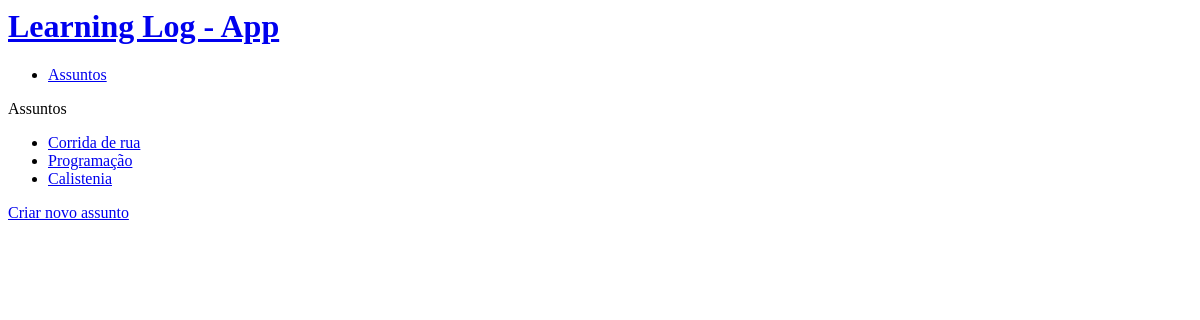
Before: /assuntos/ with the older database file.
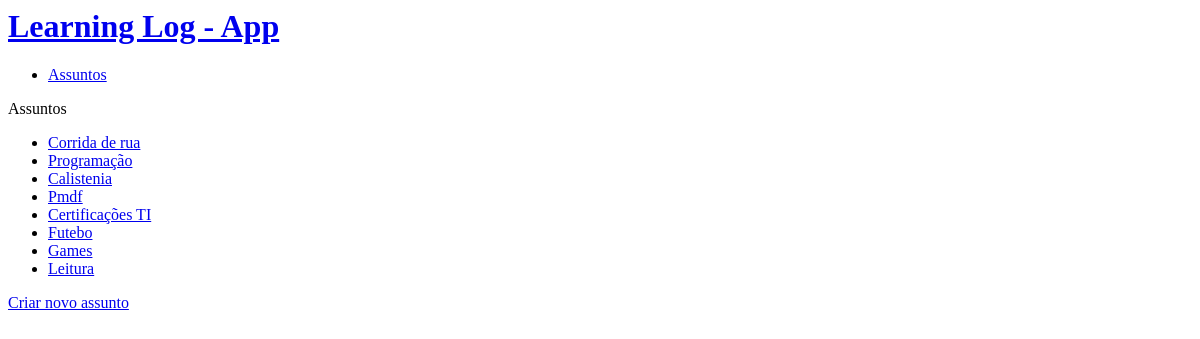
After: the same page with the newer database file.
### learningLogApp/models.py (models this page shows)
class Assunto(models.Model):
    texto = models.CharField(max_length = 200)
    data_inicial = models.DateTimeField(auto_now_add=True)
    def __str__(self):
        return self.texto

### learningLogApp/views.py (the view)
# urls.py: path('assuntos/', views.assuntos, name='assuntos'),
def assuntos(request):
    assuntos = Assunto.objects.order_by('data_inicial')
    contexto = {'assuntos' : assuntos}
    return render(request, 'learningLogApp/assuntos.html', contexto)

### learningLogApp/templates/learningLogApp/assuntos.html
{% extends "learningLogApp/base.html" %}
{% block content %}
    <p>Assuntos</p>
    <ul>
        {% for assunto in assuntos %}
            <li><a href="{% url 'learningLogApp:assunto' assunto.id %}">{{ assunto }}</a></li>
            {% empty %}
            <li>Nenhum assunto foi adicionado ainda.</li>
        {% endfor %}
    </ul>
    <a href="{% url 'learningLogApp:novo_assunto' %}">Criar novo assunto</a>
{% endblock content %}

### learningLogApp/templates/learningLogApp/base.html
<h1><a href="{% url 'learningLogApp:index' %}">Learning Log - App</a></h1>
<ul>
    <li><a href="{% url 'learningLogApp:assuntos' %}">Assuntos</a></li>
</ul>
{% block content %}{% endblock content %}

Changed rows visible on the page:
added Assunto: texto "Pmdf"
added Assunto: texto "Certificações TI"
added Assunto: texto "Futebo"
added Assunto: texto "Games"
added Assunto: texto "Leitura"
